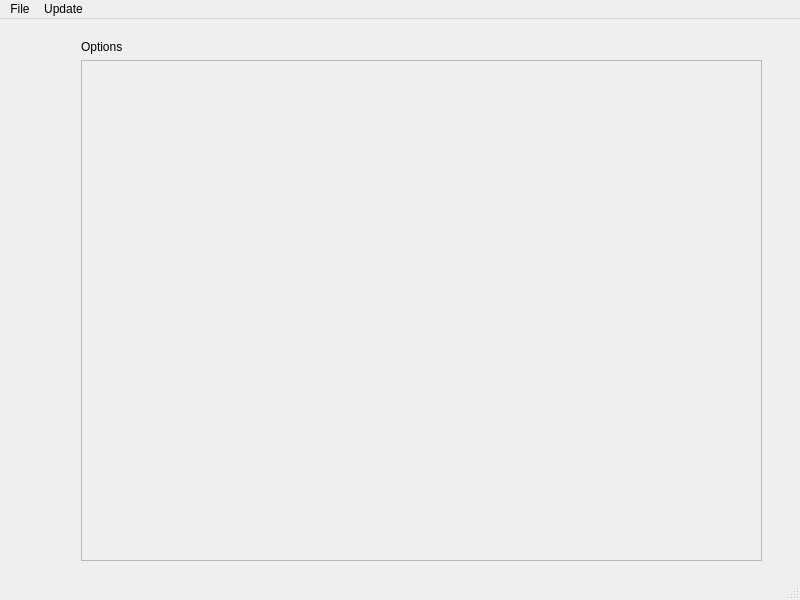
<?xml version="1.0" encoding="UTF-8"?>
<ui version="4.0">
 <class>MainWindow</class>
 <widget class="QMainWindow" name="MainWindow">
  <property name="geometry">
   <rect>
    <x>0</x>
    <y>0</y>
    <width>800</width>
    <height>600</height>
   </rect>
  </property>
  <property name="windowTitle">
   <string>MainWindow</string>
  </property>
  <widget class="QWidget" name="centralwidget">
   <widget class="QWidget" name="layoutWidget">
    <property name="geometry">
     <rect>
      <x>81</x>
      <y>21</y>
      <width>681</width>
      <height>521</height>
     </rect>
    </property>
    <layout class="QVBoxLayout" name="verticalLayout">
     <item>
      <widget class="QLabel" name="label">
       <property name="text">
        <string>Options</string>
       </property>
      </widget>
     </item>
     <item>
      <widget class="QScrollArea" name="scrollArea">
       <property name="widgetResizable">
        <bool>true</bool>
       </property>
       <widget class="QWidget" name="scrollAreaWidgetContents">
        <property name="geometry">
         <rect>
          <x>0</x>
          <y>0</y>
          <width>677</width>
          <height>494</height>
         </rect>
        </property>
       </widget>
      </widget>
     </item>
    </layout>
   </widget>
  </widget>
  <widget class="QMenuBar" name="menubar">
   <property name="geometry">
    <rect>
     <x>0</x>
     <y>0</y>
     <width>800</width>
     <height>22</height>
    </rect>
   </property>
   <widget class="QMenu" name="menuFile">
    <property name="title">
     <string>File</string>
    </property>
    <addaction name="actionQuit"/>
   </widget>
   <widget class="QMenu" name="menuUpdate">
    <property name="title">
     <string>Update</string>
    </property>
    <addaction name="actionOptionA"/>
    <addaction name="actionOptionB"/>
    <addaction name="separator"/>
    <addaction name="actionClear"/>
   </widget>
   <addaction name="menuFile"/>
   <addaction name="menuUpdate"/>
  </widget>
  <widget class="QStatusBar" name="statusbar"/>
  <action name="actionQuit">
   <property name="text">
    <string>Quit</string>
   </property>
  </action>
  <action name="actionOptionA">
   <property name="text">
    <string>OptionA</string>
   </property>
  </action>
  <action name="actionOptionB">
   <property name="text">
    <string>OptionB</string>
   </property>
  </action>
  <action name="actionClear">
   <property name="text">
    <string>Clear</string>
   </property>
  </action>
 </widget>
 <resources/>
 <connections/>
</ui>
